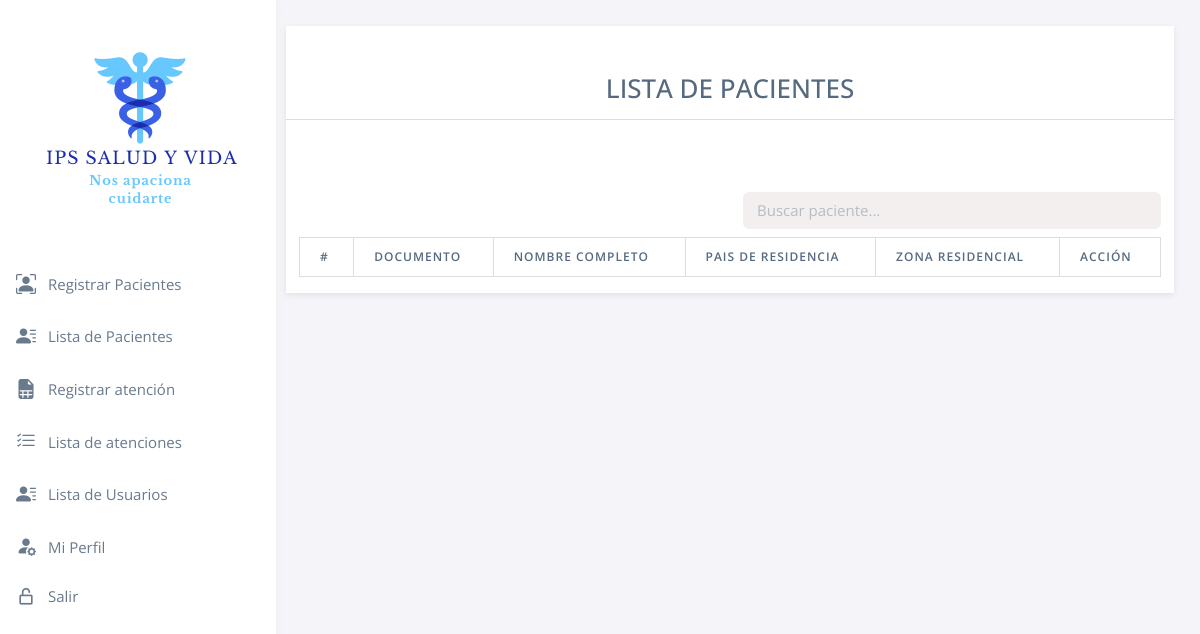
Before: / with the older database file.
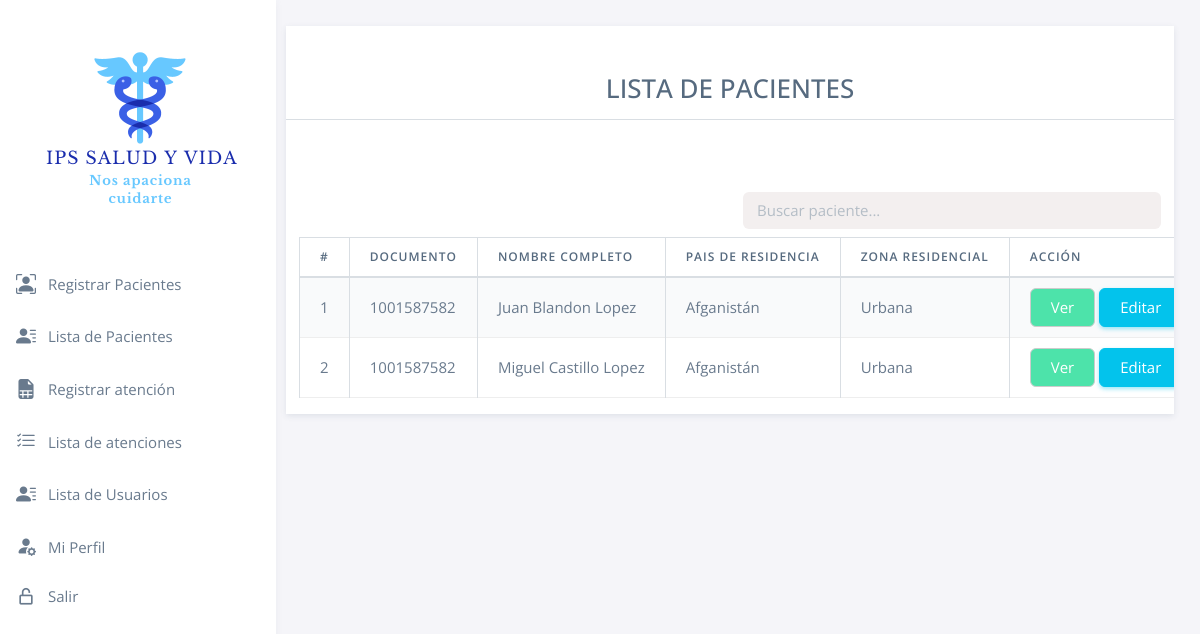
After: the same page with the newer database file.
### medvisit/models.py (models this page shows, shortened)
class Paciente(models.Model):
    Id = models.AutoField(primary_key=True)
    CodigoTipoDocumento = models.ForeignKey(TipoDocumento, on_delete=models.CASCADE)
    Identificacion = models.CharField(max_length=20)
    PrimerApellido = models.CharField(max_length=50)
    SegundoApellido = models.CharField(max_length=50, blank=True, null=True)
    PrimerNombre = models.CharField(max_length=50)
    SegundoNombre = models.CharField(max_length=50, blank=True, null=True)
    FechaNacimiento = models.DateField()
    HoraNacimiento = models.TimeField(blank=True, null=True)
    CodigoSexo = models.ForeignKey(Sexo, on_delete=models.CASCADE)
    CodigoGenero = models.ForeignKey(Genero, on_delete=models.CASCADE)
    CodigoOcupacion = models.ForeignKey(Ocupacion, on_delete=models.CASCADE)
    CodigoPaisResidencia = models.ForeignKey(Pais, on_delete=models.CASCADE)
    CodigoMunicipio = models.ForeignKey(Municipio, on_delete=models.CASCADE)
    CodigoEtnia = models.ForeignKey(Etnia, on_delete=models.CASCADE)
    CodigoZonaResidencial = models.ForeignKey(ZonaResidencial, on_delete=models.CASCADE)
    CodigoEntidad = models.ForeignKey(Entidad, on_delete=models.CASCADE)
    class Meta:
        db_table = 'Paciente'

class Pais(models.Model):
    codigo = models.CharField(max_length=3, primary_key=True)
    nombre = models.CharField(max_length=200, null=True, blank=True)
    class Meta:
        db_table = 'Pais'
    def __str__(self):
        return self.nombre

class ZonaResidencial(models.Model):
    codigo = models.CharField(max_length=2, primary_key=True)
    nombre = models.CharField(max_length=100, null=True, blank=True)
    class Meta:
        db_table = 'ZonaResidencial'
    def __str__(self):
        return self.nombre

### medvisit/views.py (the view)
# urls.py: path('', views.home, name='inicio'),
def home(request):
    pacientes = Paciente.objects.all()
    contexto = {
            'pacientes': pacientes,
        }
    return render(request, "public/pacientes/lista_pacientes.html", contexto)

### medvisit/templates/public/pacientes/lista_pacientes.html (shortened to what this page needs)
{% extends 'public/base.html' %}
{% block body %}
<div class="card" style="border-radius: 0px !important">
  <div class="row justify-content-center mb-2">
    <div class="col-md-12 mb-4">
      <h3 class="text-center mt-5 mb-3">LISTA DE PACIENTES</h3>
      <hr />
    </div>
    <div class="row justify-content-end">
      <div class="col-md-6 mt-4 py-2">
        <input
          type="search"
          id="search"
          class="form-control border-0 shadow-none"
          placeholder="Buscar paciente..."
          onkeyup="buscadorTable('tbl_pacientes')" />
      </div>
    </div>
    <div class="row justify-content-center mb-2">
      <div class="table-responsive text-nowrap table-hover">
        <table
          table-hover
          id="tbl_pacientes"
          class="table table-striped table-bordered"
          cellspacing="0"
          width="100%">
          <thead>
            <tr>
              <th>#</th>
              <th>Documento</th>
              <th>Nombre Completo</th>
              <th>Pais de residencia</th>
              <th>Zona residencial</th>
              <th>Acción</th>
            </tr>
          </thead>
          <tbody>
            {% for p in pacientes %}
            <tr>
                <td>{{ forloop.counter }}</td>
                <td>{{ p.Identificacion }}</td>
                <td>{{ p.PrimerNombre }} {{ p.SegundoNombre|default:"" }} {{ p.PrimerApellido }} {{ p.SegundoApellido|default:"" }}</td>
                <td>{{ p.CodigoPaisResidencia }}</td>
                <td>{{ p.CodigoZonaResidencial }}</td>
                <td>
                  <a href="detallePaciente/{{ p.Id }}" class="btn btn-detalle btnDetalle">Ver</a>
                  <a href="editarPaciente/{{ p.Id }}" class="btn btn-info">Editar</a>
                <a href="eliminarPaciente/{{ p.Id }}" class="btn btn-danger btnEliminacion">Eliminar</a></td>
            </tr>
            {% endfor %}
        </tbody>
        </table>
      </div>
    </div>
  </div>
</div>
{% endblock %}

### medvisit/templates/public/base.html (shortened to what this page needs)
<!DOCTYPE html>
<html
  lang="es"
  class="light-style layout-menu-fixed"
  dir="ltr"
  data-theme="theme-default"
  data-assets-path="../assets/"
  data-template="vertical-menu-template-free">
  <head>
    {% include 'public/includes/head.html' %}
  </head>
  <body>
    <div class="layout-wrapper layout-content-navbar">
      <div class="layout-container">
        {% include 'public/includes/menu_sidebar.html' %}
        <div class="layout-page">
          <div class="content-wrapper">
            <div class="container-xxl flex-grow-1 container-p-y">
              {% block body %}
              {% endblock %}
            </div>
          </div>
        </div>
      </div>
    </div>
  </body>
</html>

### medvisit/templates/public/includes/head.html (shortened to what this page needs)
{% load static %}
  <link
  rel="stylesheet"
  href="https://cdn.jsdelivr.net/npm/bootstrap-icons@1.10.3/font/bootstrap-icons.css" />
  <link href="https://cdn.jsdelivr.net/npm/bootstrap@5.3.0-alpha1/dist/css/bootstrap.min.css" rel="stylesheet">
  <link href="https://cdn.jsdelivr.net/npm/bootstrap@5.3.0-alpha1/dist/css/bootstrap.min.css" rel="stylesheet">
  <link
  rel="stylesheet"
  href="{% static 'assets/vendor/fonts/boxicons.css'%}" />
<link
  rel="stylesheet"
  href="{% static 'assets/vendor/css/core.css' %}"
  class="template-customizer-core-css" />
<link
  rel="stylesheet"
  href="{% static 'assets/vendor/css/theme-default.css' %}"
  class="template-customizer-theme-css" />
<link
  rel="stylesheet"
  href="{% static 'assets/css/my_style.css' %}" />

### medvisit/templates/public/includes/menu_sidebar.html (shortened to what this page needs)
{% load static %}
<aside id="layout-menu" class="layout-menu menu-vertical menu bg-menu-theme collapse d-xl-block">
  <div class="app-brand demo">
    <a href="{% url 'inicio' %}" class="app-brand-link">
      <span class="app-brand-logo demo">
        <img src="{% static 'assets/img/logotipo.png' %}" alt="Logo" style="width: 250px; height: auto;" />
      </span>
    </a>
  </div>
  <ul class="menu-inner py-2">
    <li class="menu-item">
      <a href="{% url 'crearPaciente' %}" class="menu-link">
        <i class="menu-icon bi bi-person-bounding-box"></i>
        <div data-i18n="Basic">Registrar Pacientes</div>
      </a>
    </li>
    <li class="menu-item">
      <a href="{% url 'listarPacientes' %}" class="menu-link">
        <i class="menu-icon bi bi-person-lines-fill"></i>
        <div data-i18n="Boxicons">Lista de Pacientes</div>
      </a>
    </li>
    <li class="menu-item">
      <a href="{% url 'crearAtencion' %}" class="menu-link">
        <i class="menu-icon bi bi-file-earmark-spreadsheet-fill"></i>
        <div data-i18n="Tables">Registrar atención</div>
      </a>
    </li>
    <li class="menu-item">
      <a href="{% url 'listarAtenciones' %}" class="menu-link">
        <i class="menu-icon bi-list-check"></i>
        <div data-i18n="Boxicons">Lista de atenciones</div>
      </a>
    </li>
    <li class="menu-item">
      <a href="" class="menu-link">
        <i class="menu-icon bi bi-person-lines-fill"></i>
        <div data-i18n="Tables">Lista de Usuarios</div>
      </a>
    </li>
    <li class="menu-item">
      <a href="" class="menu-link">
        <i class="menu-icon bi bi-person-fill-gear"></i>
        <div data-i18n="Tables">Mi Perfil</div>
      </a>
    </li>
    <li class="menu-item">
      <a href="" class="menu-link">
        <i class="menu-icon tf-icons bx bx-lock-open-alt"></i>
        <div data-i18n="Tables">Salir</div>
      </a>
    </li>
  </ul>
</aside>

### medvisit/templates/public/includes/js.html (shortened to what this page needs)
{% load static %}

### medvisit/static/assets/css/my_style.css (style rules this page uses)
body { font-family: "Open Sans", sans-serif; }
.menu-vertical .app-brand { padding-left: 15px !important; }
tbody tr { border-bottom: 1px solid #eee !important; }
.menu-vertical .menu-inner > .menu-item .menu-link { margin: 0 !important; }
.menu-vertical, .menu-vertical .menu-block, .menu-vertical .menu-inner > .menu-item, .menu-vertical .menu-inner > .menu-header { width: 17.25rem !important; }
#search { min-width: 44% !important; background-color: #f3efef !important; }
.btn-detalle { background-color: #4de3aa; color: #fefefe; border: 1px solid #ccc; }

Changed rows visible on the page:
added Paciente: Identificacion "1001587582", PrimerNombre "Juan", PrimerApellido "Blandon", SegundoApellido "Lopez", CodigoPaisResidencia "Afganistán", CodigoZonaResidencial "Urbana"
added Paciente: Identificacion "1001587582", PrimerNombre "Miguel", PrimerApellido "Castillo", SegundoApellido "Lopez", CodigoPaisResidencia "Afganistán", CodigoZonaResidencial "Urbana"
